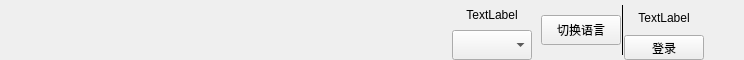
<?xml version="1.0" encoding="UTF-8"?>
<ui version="4.0">
 <class>FormNaviBar</class>
 <widget class="QWidget" name="FormNaviBar">
  <property name="geometry">
   <rect>
    <x>0</x>
    <y>0</y>
    <width>744</width>
    <height>60</height>
   </rect>
  </property>
  <property name="sizePolicy">
   <sizepolicy hsizetype="Preferred" vsizetype="Fixed">
    <horstretch>0</horstretch>
    <verstretch>0</verstretch>
   </sizepolicy>
  </property>
  <property name="minimumSize">
   <size>
    <width>0</width>
    <height>60</height>
   </size>
  </property>
  <property name="maximumSize">
   <size>
    <width>16777215</width>
    <height>60</height>
   </size>
  </property>
  <property name="windowTitle">
   <string>Form</string>
  </property>
  <property name="autoFillBackground">
   <bool>false</bool>
  </property>
  <layout class="QHBoxLayout" name="horizontalLayout">
   <property name="spacing">
    <number>0</number>
   </property>
   <property name="leftMargin">
    <number>0</number>
   </property>
   <property name="topMargin">
    <number>0</number>
   </property>
   <property name="rightMargin">
    <number>0</number>
   </property>
   <property name="bottomMargin">
    <number>0</number>
   </property>
   <item>
    <widget class="QWidget" name="widget" native="true">
     <layout class="QHBoxLayout" name="horizontalLayout_2">
      <property name="spacing">
       <number>0</number>
      </property>
      <property name="leftMargin">
       <number>0</number>
      </property>
      <property name="topMargin">
       <number>0</number>
      </property>
      <property name="rightMargin">
       <number>0</number>
      </property>
      <property name="bottomMargin">
       <number>0</number>
      </property>
      <item>
       <spacer name="horizontalSpacer">
        <property name="orientation">
         <enum>Qt::Horizontal</enum>
        </property>
        <property name="sizeType">
         <enum>QSizePolicy::Fixed</enum>
        </property>
        <property name="sizeHint" stdset="0">
         <size>
          <width>40</width>
          <height>20</height>
         </size>
        </property>
       </spacer>
      </item>
      <item>
       <widget class="QLabel" name="label_logo">
        <property name="sizePolicy">
         <sizepolicy hsizetype="Preferred" vsizetype="Fixed">
          <horstretch>0</horstretch>
          <verstretch>0</verstretch>
         </sizepolicy>
        </property>
        <property name="minimumSize">
         <size>
          <width>300</width>
          <height>60</height>
         </size>
        </property>
        <property name="maximumSize">
         <size>
          <width>300</width>
          <height>60</height>
         </size>
        </property>
        <property name="text">
         <string/>
        </property>
        <property name="scaledContents">
         <bool>false</bool>
        </property>
       </widget>
      </item>
      <item>
       <spacer name="horizontalSpacer_left">
        <property name="orientation">
         <enum>Qt::Horizontal</enum>
        </property>
        <property name="sizeType">
         <enum>QSizePolicy::Fixed</enum>
        </property>
        <property name="sizeHint" stdset="0">
         <size>
          <width>40</width>
          <height>20</height>
         </size>
        </property>
       </spacer>
      </item>
      <item>
       <widget class="FormRSMToolButtonGroup" name="NaviButtonGroup" native="true">
        <property name="sizePolicy">
         <sizepolicy hsizetype="Preferred" vsizetype="Preferred">
          <horstretch>0</horstretch>
          <verstretch>0</verstretch>
         </sizepolicy>
        </property>
       </widget>
      </item>
      <item>
       <spacer name="horizontalSpacer_right">
        <property name="orientation">
         <enum>Qt::Horizontal</enum>
        </property>
        <property name="sizeHint" stdset="0">
         <size>
          <width>58</width>
          <height>20</height>
         </size>
        </property>
       </spacer>
      </item>
      <item>
       <widget class="QWidget" name="widget_lan" native="true">
        <layout class="QGridLayout" name="gridLayout">
         <property name="leftMargin">
          <number>0</number>
         </property>
         <property name="topMargin">
          <number>0</number>
         </property>
         <property name="bottomMargin">
          <number>0</number>
         </property>
         <property name="spacing">
          <number>0</number>
         </property>
         <item row="0" column="0">
          <widget class="QLabel" name="label_lan">
           <property name="text">
            <string>TextLabel</string>
           </property>
           <property name="alignment">
            <set>Qt::AlignCenter</set>
           </property>
          </widget>
         </item>
         <item row="1" column="0">
          <widget class="QComboBox" name="comboBox_lan">
           <property name="sizePolicy">
            <sizepolicy hsizetype="Fixed" vsizetype="Fixed">
             <horstretch>0</horstretch>
             <verstretch>0</verstretch>
            </sizepolicy>
           </property>
           <property name="minimumSize">
            <size>
             <width>80</width>
             <height>30</height>
            </size>
           </property>
           <property name="maximumSize">
            <size>
             <width>80</width>
             <height>30</height>
            </size>
           </property>
           <property name="sizeAdjustPolicy">
            <enum>QComboBox::AdjustToContents</enum>
           </property>
          </widget>
         </item>
        </layout>
       </widget>
      </item>
      <item>
       <widget class="QToolButton" name="toolButton_lan">
        <property name="minimumSize">
         <size>
          <width>80</width>
          <height>30</height>
         </size>
        </property>
        <property name="maximumSize">
         <size>
          <width>80</width>
          <height>30</height>
         </size>
        </property>
        <property name="text">
         <string>切换语言</string>
        </property>
       </widget>
      </item>
      <item>
       <widget class="Line" name="line_1">
        <property name="sizePolicy">
         <sizepolicy hsizetype="Fixed" vsizetype="Fixed">
          <horstretch>0</horstretch>
          <verstretch>0</verstretch>
         </sizepolicy>
        </property>
        <property name="minimumSize">
         <size>
          <width>0</width>
          <height>30</height>
         </size>
        </property>
        <property name="maximumSize">
         <size>
          <width>16777215</width>
          <height>50</height>
         </size>
        </property>
        <property name="frameShadow">
         <enum>QFrame::Plain</enum>
        </property>
        <property name="orientation">
         <enum>Qt::Vertical</enum>
        </property>
       </widget>
      </item>
      <item>
       <layout class="QGridLayout" name="gridLayout_4">
        <property name="leftMargin">
         <number>0</number>
        </property>
        <property name="topMargin">
         <number>0</number>
        </property>
        <property name="rightMargin">
         <number>0</number>
        </property>
        <property name="bottomMargin">
         <number>0</number>
        </property>
        <property name="spacing">
         <number>0</number>
        </property>
        <item row="0" column="0">
         <widget class="QWidget" name="widget_log" native="true">
          <layout class="QGridLayout" name="gridLayout_3">
           <property name="leftMargin">
            <number>0</number>
           </property>
           <property name="topMargin">
            <number>0</number>
           </property>
           <property name="rightMargin">
            <number>0</number>
           </property>
           <property name="bottomMargin">
            <number>0</number>
           </property>
           <property name="spacing">
            <number>0</number>
           </property>
           <item row="0" column="0">
            <widget class="QLabel" name="label_log">
             <property name="sizePolicy">
              <sizepolicy hsizetype="Preferred" vsizetype="Preferred">
               <horstretch>0</horstretch>
               <verstretch>0</verstretch>
              </sizepolicy>
             </property>
             <property name="text">
              <string>TextLabel</string>
             </property>
             <property name="alignment">
              <set>Qt::AlignCenter</set>
             </property>
            </widget>
           </item>
           <item row="1" column="0">
            <widget class="QToolButton" name="toolButton_log">
             <property name="sizePolicy">
              <sizepolicy hsizetype="Preferred" vsizetype="Preferred">
               <horstretch>0</horstretch>
               <verstretch>0</verstretch>
              </sizepolicy>
             </property>
             <property name="minimumSize">
              <size>
               <width>80</width>
               <height>25</height>
              </size>
             </property>
             <property name="maximumSize">
              <size>
               <width>80</width>
               <height>25</height>
              </size>
             </property>
             <property name="text">
              <string>登录</string>
             </property>
            </widget>
           </item>
          </layout>
         </widget>
        </item>
       </layout>
      </item>
      <item>
       <spacer name="horizontalSpacer_2">
        <property name="orientation">
         <enum>Qt::Horizontal</enum>
        </property>
        <property name="sizeType">
         <enum>QSizePolicy::Fixed</enum>
        </property>
        <property name="sizeHint" stdset="0">
         <size>
          <width>40</width>
          <height>20</height>
         </size>
        </property>
       </spacer>
      </item>
     </layout>
    </widget>
   </item>
  </layout>
 </widget>
 <customwidgets>
  <customwidget>
   <class>FormRSMToolButtonGroup</class>
   <extends>QWidget</extends>
   <header location="global">formrsmtoolbuttongroup.h</header>
   <container>1</container>
  </customwidget>
 </customwidgets>
 <resources/>
 <connections/>
</ui>
